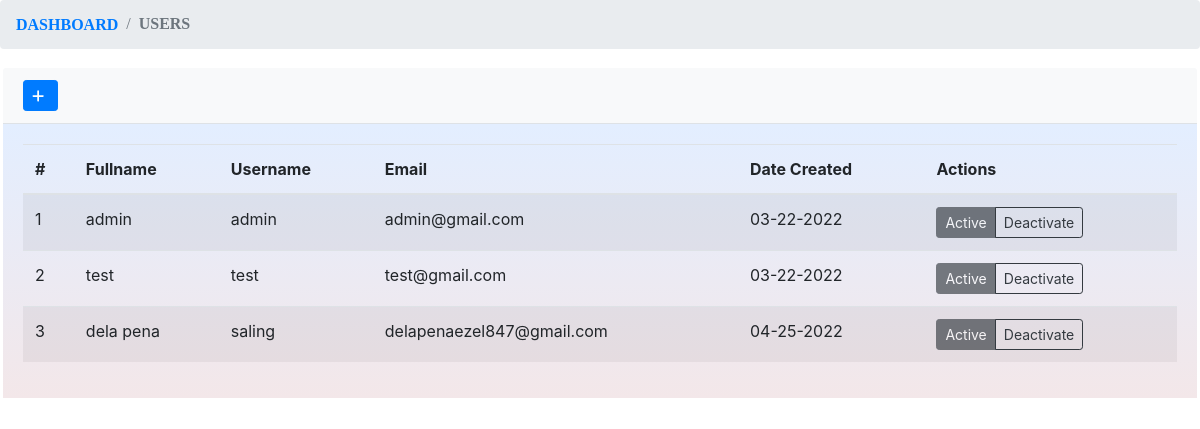
The app's page /admin/pages/users, older data.
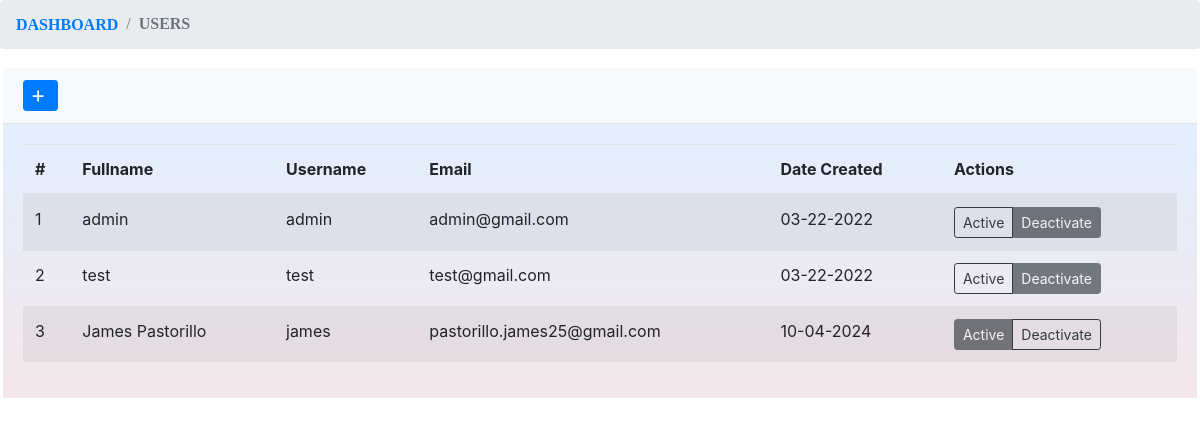
The same page, newer data.
### tables this page shows
CREATE TABLE `tbluser` (
  `id` int(11) NOT NULL,
  `fullname` varchar(150) NOT NULL,
  `username` varchar(150) NOT NULL,
  `email` varchar(150) NOT NULL,
  `password` varchar(250) NOT NULL,
  `status` int(11) NOT NULL,
  `date_created` datetime NOT NULL DEFAULT current_timestamp(),
  `verification_code` text NOT NULL,
  `email_verified_at` datetime DEFAULT NULL
);

### admin/pages/users.php (the view, shortened to what this page needs)
<!doctype html>
<html lang="en">
  <head>
    <link rel="stylesheet" href="./assets/bootstrap/css/bootstrap.min.css" />
    <link rel="stylesheet" href="https://cdnjs.cloudflare.com/ajax/libs/font-awesome/4.7.0/css/font-awesome.min.css">
    <link rel="stylesheet" href="./assets/styles.css" />
  </head>
  <body>
    <div>
      <nav aria-label="breadcrumb">
        <ol class="breadcrumb">
          <li class="breadcrumb-item"><a href="/ceres/admin" style="font-family: 'Times New Roman', serif;"><b>DASHBOARD</b></a></li>
          <li class="breadcrumb-item active" aria-current="page" style="font-family: 'Times New Roman', serif;"><b>USERS</b></li>
        </ol>
      </nav>
      <div class="card">
        <div class="card-header">
          <button type="button" class="btn btn-primary btn-sm" data-toggle="modal" data-target="#newUserModal">
            <i class="fa fa-plus"> New User </i>
          </button>
        </div>
        <div class="card-body" style="background-image: linear-gradient(to top, #f3e7e9 0%, #e3eeff 99%, #e3eeff 100%);">
          <table id="myTable" class="table table-striped">
            <thead>
              <tr>
                <th scope="col">#</th>
                <th scope="col">Fullname</th>
                <th scope="col">Username</th>
                <th scope="col">Email</th>
                <th scope="col">Date Created</th>
                <th scope="col">Actions</th>
              </tr>
            </thead>
            <tbody>
              <?php
                $result = mysqli_query($conn,"SELECT * FROM tbluser");
                $i=1;
                while($row = mysqli_fetch_array($result)) {
              ?>
              <tr id="<?php echo $row["id"]; ?>">
                <td data-label="#"> <?php echo $i; ?></td>
                <td data-label="Fullname"> <?php echo $row["fullname"]; ?></td>
                <td data-label="Username"> <?php echo $row["username"]; ?></td>
                <td data-label="Email"> <?php echo $row["email"]; ?></td>
                <td data-label="Date Created"> <?php echo date('m-d-Y', strtotime($row["date_created"])); ?></td>
                <td data-label="Actions">
                  <?php
                    if($row['status'] === '1'){
                  ?>
                  <div class="btn-group btn-group-sm" role="group" aria-label="<?php echo $row["id"]; ?>">
                    <button class="btn btn-dark" disabled>Active</button>
                    <button class="btn btn-outline-dark" onclick="handleUserStatus(<?php echo $row['id']; ?>, '0')">Deactivate</button>
                  </div>
                  <?php
                    } else {
                  ?>
                  <div class="btn-group btn-group-sm" role="group" aria-label="<?php echo $row["id"]; ?>">
                    <button class="btn btn-outline-dark" onclick="handleUserStatus(<?php echo $row['id']; ?>, '1')">Active</button>
                    <button class="btn btn-dark" disabled>Deactivate</button>
                  </div>
                  <?php
                    }
                  ?>
                </td>
              </tr>
              <?php
                $i++;
                }
              ?>
            </tbody>
          </table>
        </div>
      </div>
    </div>
  </body>
</html>

Row changes from the older to the newer data that the page shows:
removed tbluser: fullname "dela pena", username "saling", email "delapenaezel847@gmail.com", date_created "04-25-2022"
changed tbluser "admin": status 1 → 0 (drawn)
changed tbluser "test": status 1 → 0 (drawn)
added tbluser: fullname "James Pastorillo", username "james", email "pastorillo.james25@gmail.com", date_created "10-04-2024"
